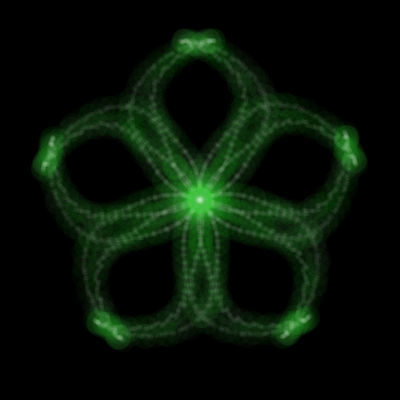
Frame 1 (no input)
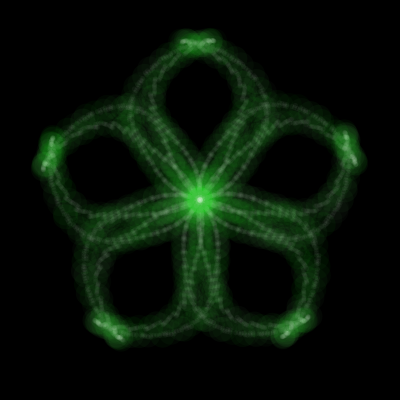
Frame 60 (the mouse pressed at the canvas centre just before this capture)
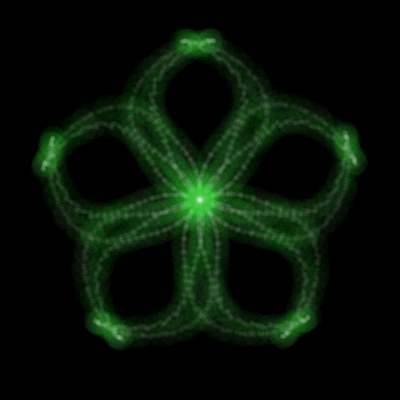
Frame 120 (the mouse held since frame 60 and released just before this capture)

The Processing sketch that drew these frames (run headless with seeded random() and noise(); from frame 60 on, the mouse is pressed at the canvas centre):

// Processing sketch: processing_185838
// ── processing_185838.pde

float a;
float b;
float c;
float d;
int num = 5000;
float x;
float y;
float r1 = 0;//266549;//0;
float t1 = 0.2;
float r2 = 0;//1320000;//0;
float t2 = 1;
float h2 = 0.5;
float r3 = 0;//133274;//0;
float t3 = 0.1;
float h3 = 0.2;

float r1_goal = r1 + t1;// * num;
float r2_goal = r2 + t2;// * num;
float r3_goal = r3 + t3;// * num;

float R;
float theta = 0;

void setup() {
  size(400, 400);
  colorMode(HSB, 360, 100, 100);
  background(0);
  smooth();

  //noLoop();
}

void draw() {
  background(0);

  pushMatrix();
  translate(width/2, height/2);
  //rotate(radians(-90));
  noStroke();
  for (int i = 0;i <= num;i += 1) {
    b = cos(r2*2);
    a = b * h2 * 2 - 1; 
    c = (sin(r2*3)-sin(r2*5))/5;
    x = 80 * a * sin(r1 + c);
    y = 80 * a * cos(r1 + c);

    r1 += t1;
    r2 += t2;
    r3 += t3;

    if (i % 5 == 0) {
      R = 25;
      fill(120, random(50, 100), random(50, 100), 10);
    }
    else {
      R = 5;
      fill(360, 10);
    }
    ellipse(x, y, R, R);
  }

  r1 = r1_goal;
  r2 = r2_goal;
  r3 = r3_goal;

  popMatrix();
}
